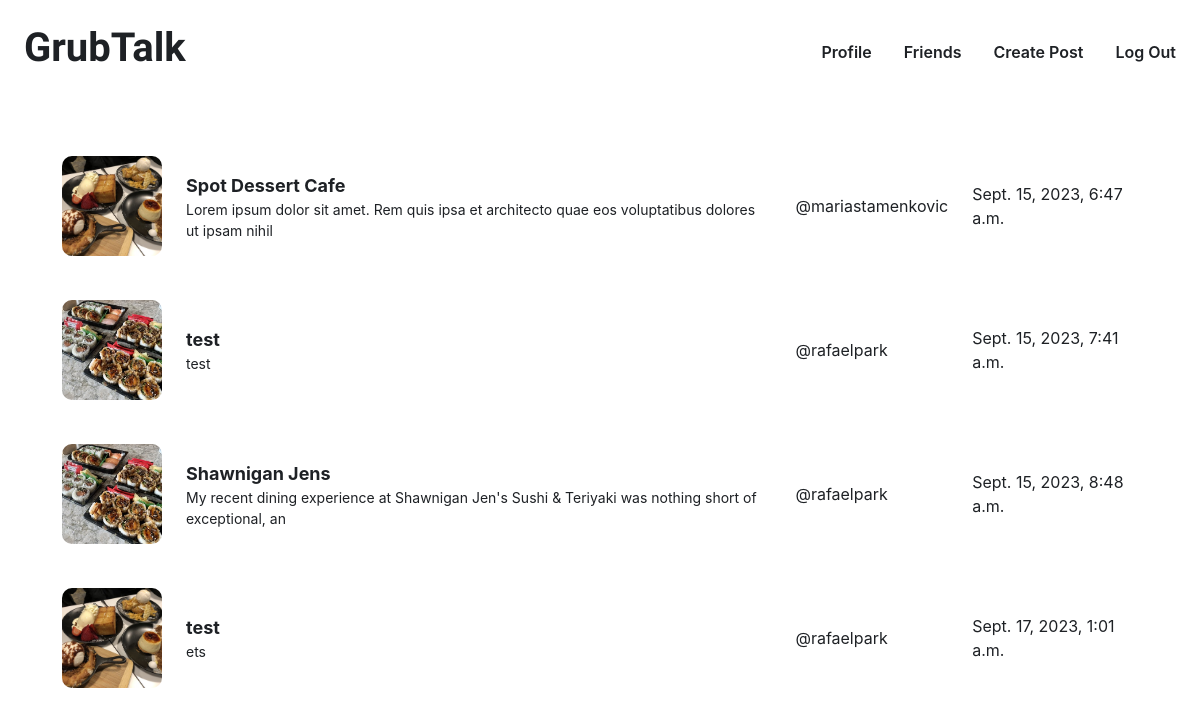
/post_all/ (signed in), run on an earlier commit of the app's database.
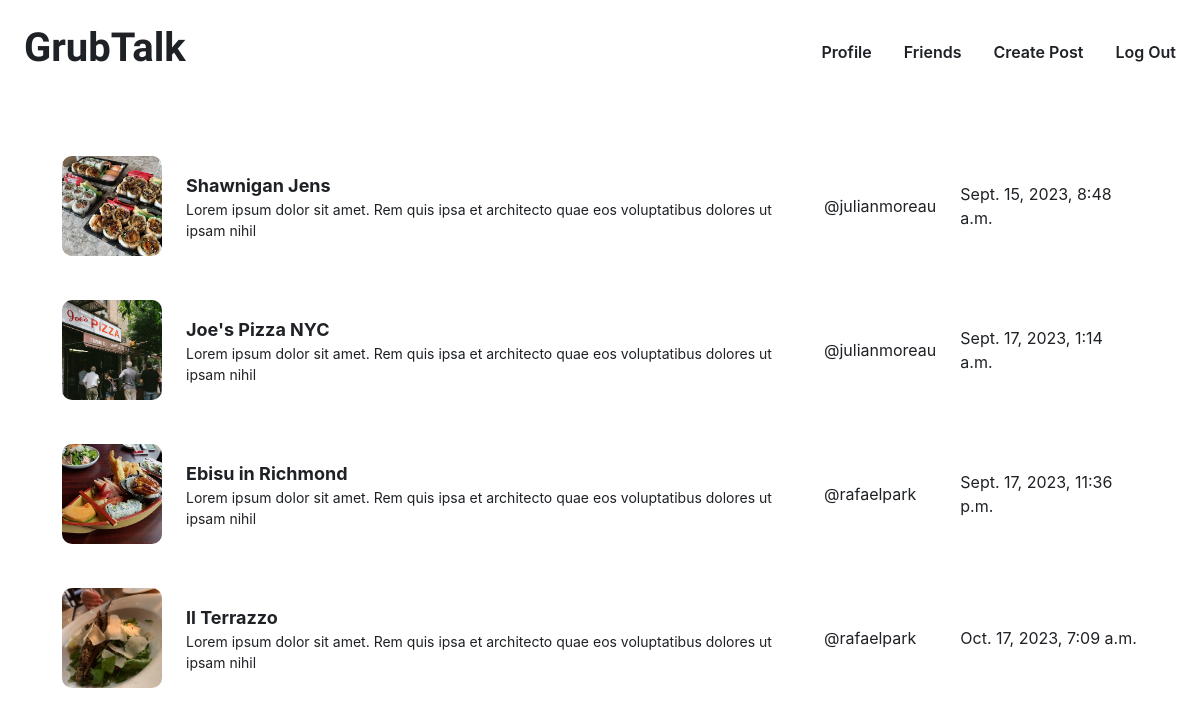
And on a later commit of the database.
### post/models.py (models this page shows)
class Post(models.Model):
    user = models.ForeignKey(User, on_delete=models.CASCADE)
    title = models.CharField(max_length=100)
    content = models.TextField()
    created_at = models.DateTimeField(auto_now_add=True)  # Automatically set to the current time when created
    image_one = models.ImageField(upload_to='images/')
    image_two = models.ImageField(upload_to='images/')
    image_three = models.ImageField(upload_to='images/')

### post/views.py (the view)
# urls.py: path('post_all/', post_all, name='post_all'),
@login_required
def post_all(request):
    posts = Post.objects.all()  # Retrieve all posts from the database
    return render(request, 'post_all.html', {'posts': posts})

### post/templates/post_all.html (shortened to what this page needs)
{% load crispy_forms_filters %}
{% load crispy_forms_tags %}
{% load static %}
<!DOCTYPE html>
<html lang="en">
<head>
    <link href="https://maxcdn.bootstrapcdn.com/bootstrap/4.5.2/css/bootstrap.min.css" rel="stylesheet">
</head>
<body>
    <nav class="navbar navbar-expand bg-body-tertiary my-3">
        <div class="container-fluid">
            <ul class="navbar-nav" style="font-weight: 600;">
                <h1 class="display-5" style="font-weight: 600; font-family: 'Neuton', sans-serif; color: #212529;">
                    <a class="logo" href="{% url 'post_all' %}" style="margin: 8px;">GrubTalk</a>
                </h1>
            </ul>
          <div class="collapse navbar-collapse justify-content-end" id="navbarNav" style="font-weight: 600">
            <ul class="navbar-nav">
              <li class="nav-item ml-2 mr-2">
                <a class="nav-link" href="#">Profile</a>
              </li>
              <li class="nav-item ml-2 mr-2">
                <a class="nav-link" href="#">Friends</a>
              </li>
              <li class="nav-item ml-2 mr-2">
                <a class="nav-link" href="{% url 'create' %}">Create Post</a>
              </li>
              <li class="nav-item ml-2" style="margin: 0px">
                <a class="nav-link" href="#" onclick="confirmAndRedirect()">Log Out</a>
              </li>
            </ul>
          </div>
        </div>
    </nav>
    <div class="container all-posts">
        <table class="test" style="border-spacing: 0 20px;">
            <tbody>
                {% for post in posts %}
                <tr onclick="window.location='{% url 'post' post.id %}';">
                    <td>
                        <img src="{{ post.image_one.url }}" alt="Post Image" style="object-fit: cover; width: 100%; height: 100%; width: 100px; height: 100px; overflow: hidden; border-radius: 10px;"/>
                    </td>
                    <td>
                        <div>
                            <div class="post-title post-text">{{ post.title }}</div>
                            <div class="post-content post-text">{{ post.content|slice:"100" }}</div>
                        </div>
                    </td>
                    <td class="post-text">@{{ post.user.username }}</td>
                    <td class="post-text">{{ post.created_at }}</td>
                </tr>
                {% endfor %}
            </tbody>
        </table>
    </div>
</body>
</html>

### post/templates/post_all.html (style rules this page uses)
body { background-color: #FFFFFF; }
.navbar { background-color: #FFFFFF; }
.navbar-nav a { color: #1E2125; text-decoration: none; }
.all-posts { padding: 20px; }
table.test td { background-color: white; padding: 12px; border: none; }
td:first-child { border-left-style: solid; border-top-left-radius: 15px; border-bottom-left-radius: 15px; }
td:last-child { border-right-style: solid; border-bottom-right-radius: 15px; border-top-right-radius: 15px; }
table.test { border-collapse: separate; }
.post-title { font-weight: bold; font-size: 18px; }
.post-content { font-size: 14px; }
.post-text { color: #1E2125; }

What changed in the data, as far as the page shows it:
removed Post: image_one (picture), title "Spot Dessert Cafe", content "Lorem ipsum dolor sit amet. Rem quis ipsa et architecto quae eos voluptatibus dolores ut ipsam nihil", user.username "mariastamenkovic", created_at "Sept. 15, 2023, 6:47 a.m."
removed Post: image_one (picture), title "test", content "test", user.username "rafaelpark", created_at "Sept. 15, 2023, 7:41 a.m."
removed Post: image_one (picture), title "test", content "ets", user.username "rafaelpark", created_at "Sept. 17, 2023, 1:01 a.m."
changed Post "Shawnigan Jens": content "My recent dining experience at Shawnigan Jen's Sushi & Teriyaki was nothing short of exceptional, an" → "Lorem ipsum dolor sit amet. Rem quis ipsa et architecto quae eos voluptatibus dolores ut ipsam nihil"; user.username "rafaelpark" → "julianmoreau"
added Post: image_one (picture), title "Joe's Pizza NYC", content "Lorem ipsum dolor sit amet. Rem quis ipsa et architecto quae eos voluptatibus dolores ut ipsam nihil", user.username "julianmoreau", created_at "Sept. 17, 2023, 1:14 a.m."
added Post: image_one (picture), title "Ebisu in Richmond", content "Lorem ipsum dolor sit amet. Rem quis ipsa et architecto quae eos voluptatibus dolores ut ipsam nihil", user.username "rafaelpark", created_at "Sept. 17, 2023, 11:36 p.m."
added Post: image_one (picture), title "Il Terrazzo", content "Lorem ipsum dolor sit amet. Rem quis ipsa et architecto quae eos voluptatibus dolores ut ipsam nihil", user.username "rafaelpark", created_at "Oct. 17, 2023, 7:09 a.m."
